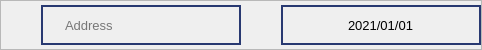
                     <widget class="QFrame" name="frame_20">
                      <property name="minimumSize">
                       <size>
                        <width>0</width>
                        <height>50</height>
                       </size>
                      </property>
                      <property name="maximumSize">
                       <size>
                        <width>16777215</width>
                        <height>50</height>
                       </size>
                      </property>
                      <property name="frameShape">
                       <enum>QFrame::StyledPanel</enum>
                      </property>
                      <property name="frameShadow">
                       <enum>QFrame::Raised</enum>
                      </property>
                      <layout class="QHBoxLayout" name="horizontalLayout_11">
                       <property name="spacing">
                        <number>0</number>
                       </property>
                       <property name="leftMargin">
                        <number>0</number>
                       </property>
                       <property name="topMargin">
                        <number>0</number>
                       </property>
                       <property name="rightMargin">
                        <number>0</number>
                       </property>
                       <property name="bottomMargin">
                        <number>0</number>
                       </property>
                       <item>
                        <widget class="QFrame" name="frame_24">
                         <property name="minimumSize">
                          <size>
                           <width>40</width>
                           <height>40</height>
                          </size>
                         </property>
                         <property name="maximumSize">
                          <size>
                           <width>40</width>
                           <height>40</height>
                          </size>
                         </property>
                         <property name="styleSheet">
                          <string notr="true">image: url(:/login_logo/icons/pin-49.png);
background-color: transparent</string>
                         </property>
                         <property name="frameShape">
                          <enum>QFrame::StyledPanel</enum>
                         </property>
                         <property name="frameShadow">
                          <enum>QFrame::Raised</enum>
                         </property>
                        </widget>
                       </item>
                       <item>
                        <widget class="QLineEdit" name="address">
                         <property name="minimumSize">
                          <size>
                           <width>200</width>
                           <height>40</height>
                          </size>
                         </property>
                         <property name="maximumSize">
                          <size>
                           <width>145</width>
                           <height>40</height>
                          </size>
                         </property>
                         <property name="font">
                          <font>
                           <family>Segoe UI</family>
                           <pointsize>10</pointsize>
                          </font>
                         </property>
                         <property name="styleSheet">
                          <string notr="true">QLineEdit{
	border: 2px solid rgb(40, 57, 113);
	color: rgb(0, 0, 0);
	padding-left: 20px;
	padding-right: 20px;
	background-color: transparent;
}
QLineEdit:hover{
	border: 2px solid rgb(64, 92, 182)
}
QLineEdit:focus{
	border: 2px solid rgb(40, 57, 113);
	background-color: transparent
}</string>
                         </property>
                         <property name="text">
                          <string/>
                         </property>
                         <property name="placeholderText">
                          <string>Address</string>
                         </property>
                        </widget>
                       </item>
                       <item>
                        <widget class="QFrame" name="frame_13">
                         <property name="minimumSize">
                          <size>
                           <width>40</width>
                           <height>40</height>
                          </size>
                         </property>
                         <property name="maximumSize">
                          <size>
                           <width>40</width>
                           <height>40</height>
                          </size>
                         </property>
                         <property name="styleSheet">
                          <string notr="true">image: url(:/login_logo/icons/event-calendar-597 (1).png);
background-color: transparent</string>
                         </property>
                         <property name="frameShape">
                          <enum>QFrame::StyledPanel</enum>
                         </property>
                         <property name="frameShadow">
                          <enum>QFrame::Raised</enum>
                         </property>
                        </widget>
                       </item>
                       <item>
                        <widget class="QDateEdit" name="dateEdit">
                         <property name="minimumSize">
                          <size>
                           <width>200</width>
                           <height>40</height>
                          </size>
                         </property>
                         <property name="maximumSize">
                          <size>
                           <width>145</width>
                           <height>40</height>
                          </size>
                         </property>
                         <property name="font">
                          <font>
                           <family>Segoe UI</family>
                           <pointsize>10</pointsize>
                          </font>
                         </property>
                         <property name="styleSheet">
                          <string notr="true">border: 2px solid rgb(40, 57, 113);
color: rgb(0, 0, 0);
background-color: transparent;</string>
                         </property>
                         <property name="wrapping">
                          <bool>false</bool>
                         </property>
                         <property name="frame">
                          <bool>true</bool>
                         </property>
                         <property name="alignment">
                          <set>Qt::AlignCenter</set>
                         </property>
                         <property name="buttonSymbols">
                          <enum>QAbstractSpinBox::NoButtons</enum>
                         </property>
                         <property name="accelerated">
                          <bool>false</bool>
                         </property>
                         <property name="showGroupSeparator" stdset="0">
                          <bool>false</bool>
                         </property>
                         <property name="currentSection">
                          <enum>QDateTimeEdit::YearSection</enum>
                         </property>
                         <property name="displayFormat">
                          <string>yyyy/MM/dd</string>
                         </property>
                         <property name="calendarPopup">
                          <bool>false</bool>
                         </property>
                         <property name="date">
                          <date>
                           <year>2021</year>
                           <month>1</month>
                           <day>1</day>
                          </date>
                         </property>
                        </widget>
                       </item>
                      </layout>
                     </widget>
